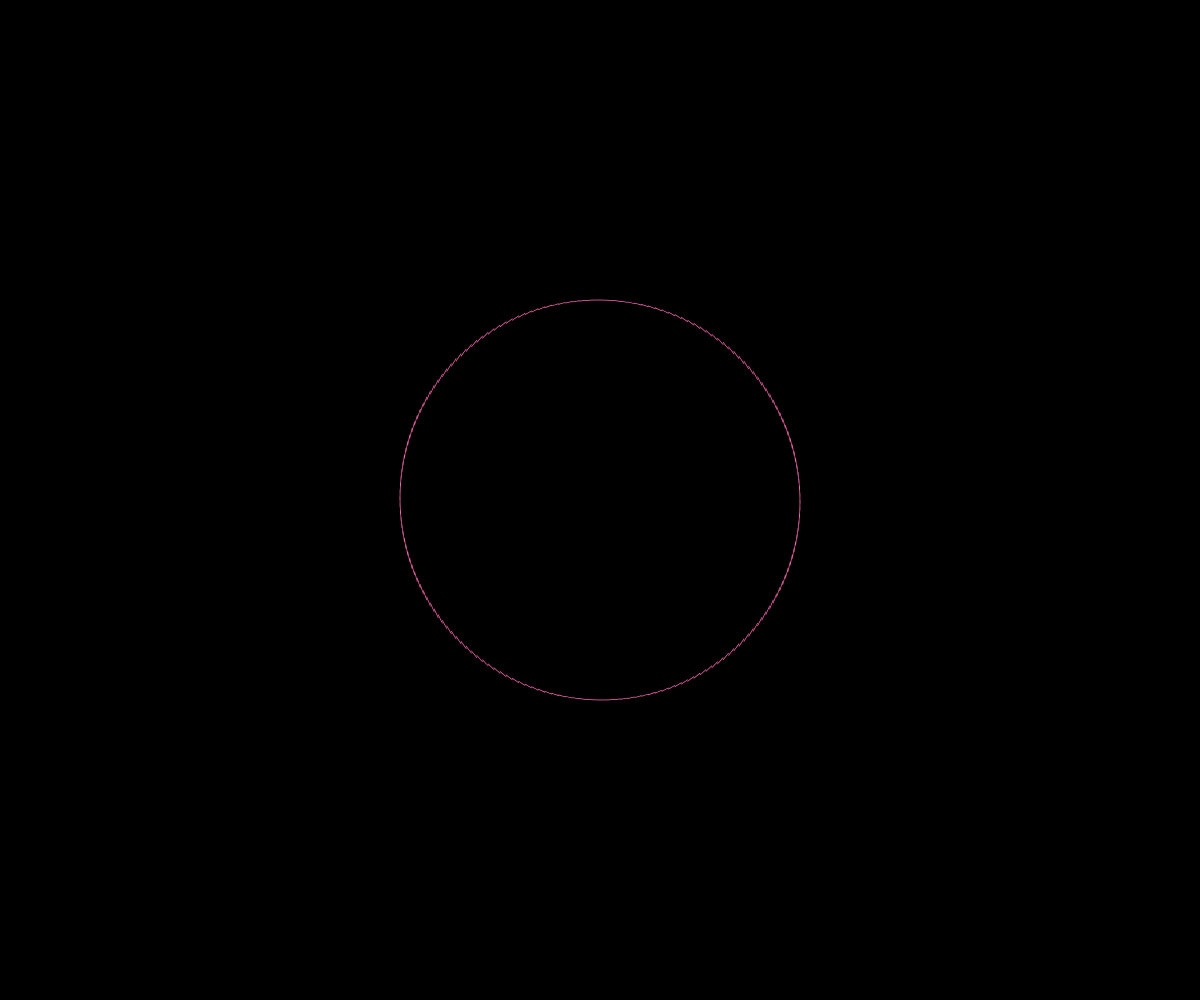
Frame 1 (no input)
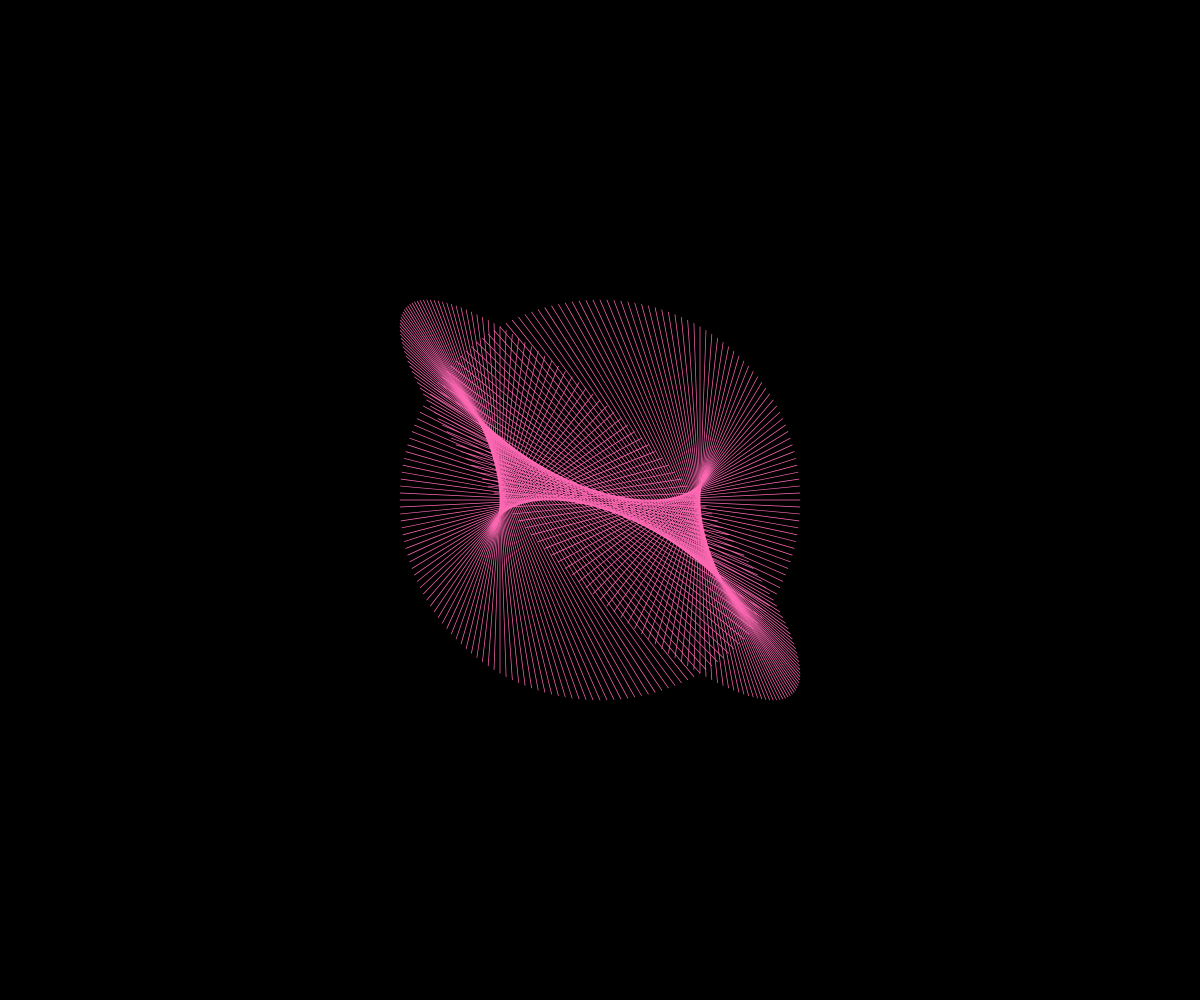
Frame 60 (no input)
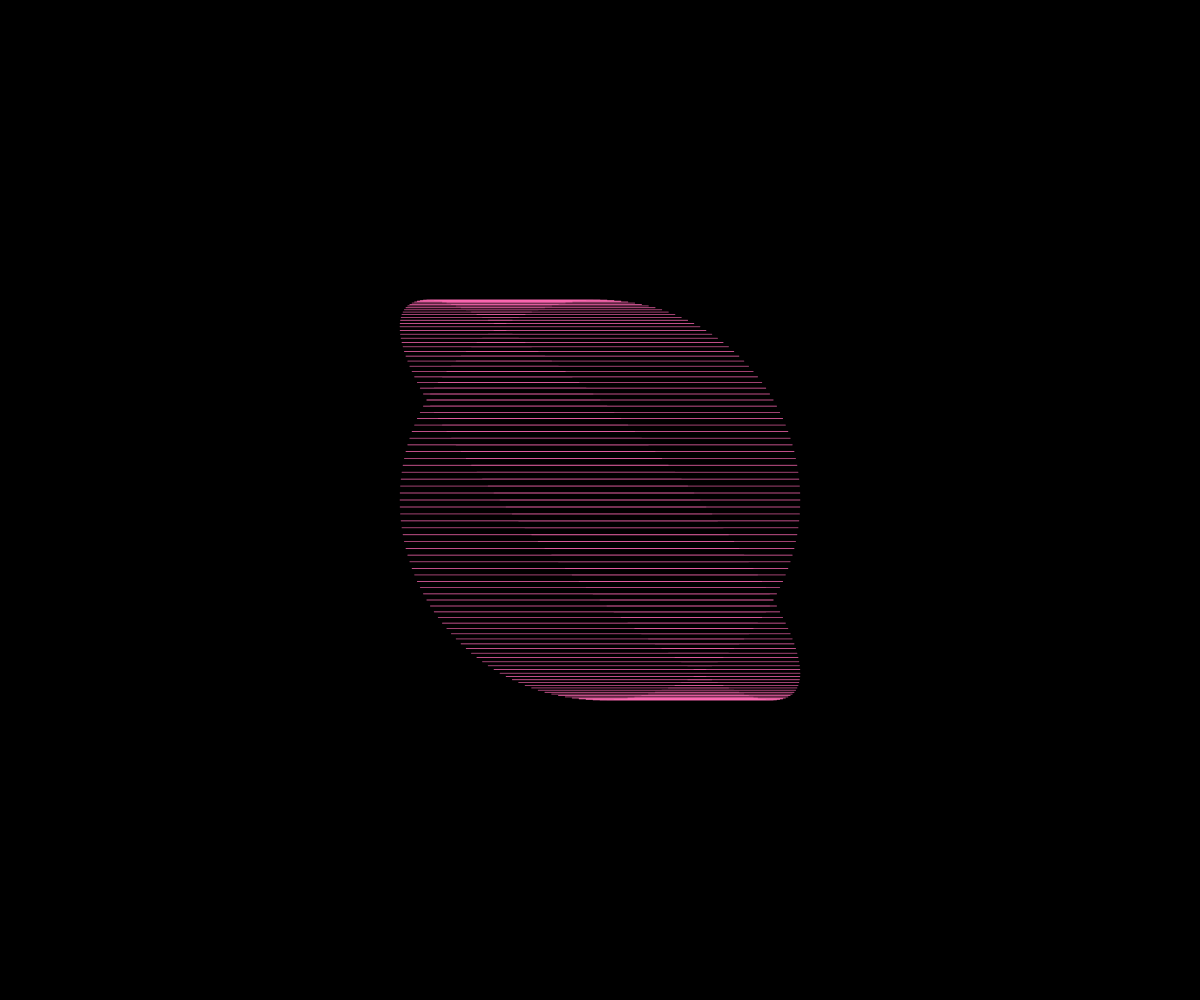
Frame 120 (the mouse pressed at the canvas centre since frame 60)

The p5.js sketch that drew these frames (run headless with seeded random() and noise() and a simulated clock; from frame 60 on, the mouse is pressed at the canvas centre):

// p5.js sketch
// ── sketch.js
function setup() {
  createCanvas(windowWidth, windowHeight); // Lienzo a pantalla completa
  angleMode(DEGREES); // Usa grados en lugar de radianes
  pixelDensity(2); // Aumenta la densidad de píxeles
}

function draw() {
  background(0); // Fondo negro

  push(); // Guarda el estado actual de las transformaciones
  translate(width / 2, height / 2); // Mueve el origen al centro de la pantalla

  let radio = 200; // Radio del círculo base

  stroke(255, 105, 180); // Color rosado (HotPink)
  strokeWeight(0.7); // Grosor de las líneas
  
  // Recorre los 360 grados del círculo
  for (let i = 0; i < 360; i += 2) { // Aumentamos el paso para hacer más denso el patrón
    
    let x = cos(i) * radio; // Coordenada x en el círculo
    let y = sin(i) * radio; // Coordenada y en el círculo

    // Desplazamiento animado de las líneas para generar el patrón continuo
    let a = cos(i + frameCount * 2) * radio; // Movimiento dinámico en 'a' con el desplazamiento de onda y el frameCount para patrones
    let b = sin(i + frameCount * 3) * radio; // Movimiento dinámico en 'b' similar, pero con diferente multiplicador para variedad

    // Dibuja la línea desde (x, y) a (a, b) generando el patrón continuo
    line(x, y, a, b);
  }

  pop(); // Restaura el estado previo de las transformaciones
}
